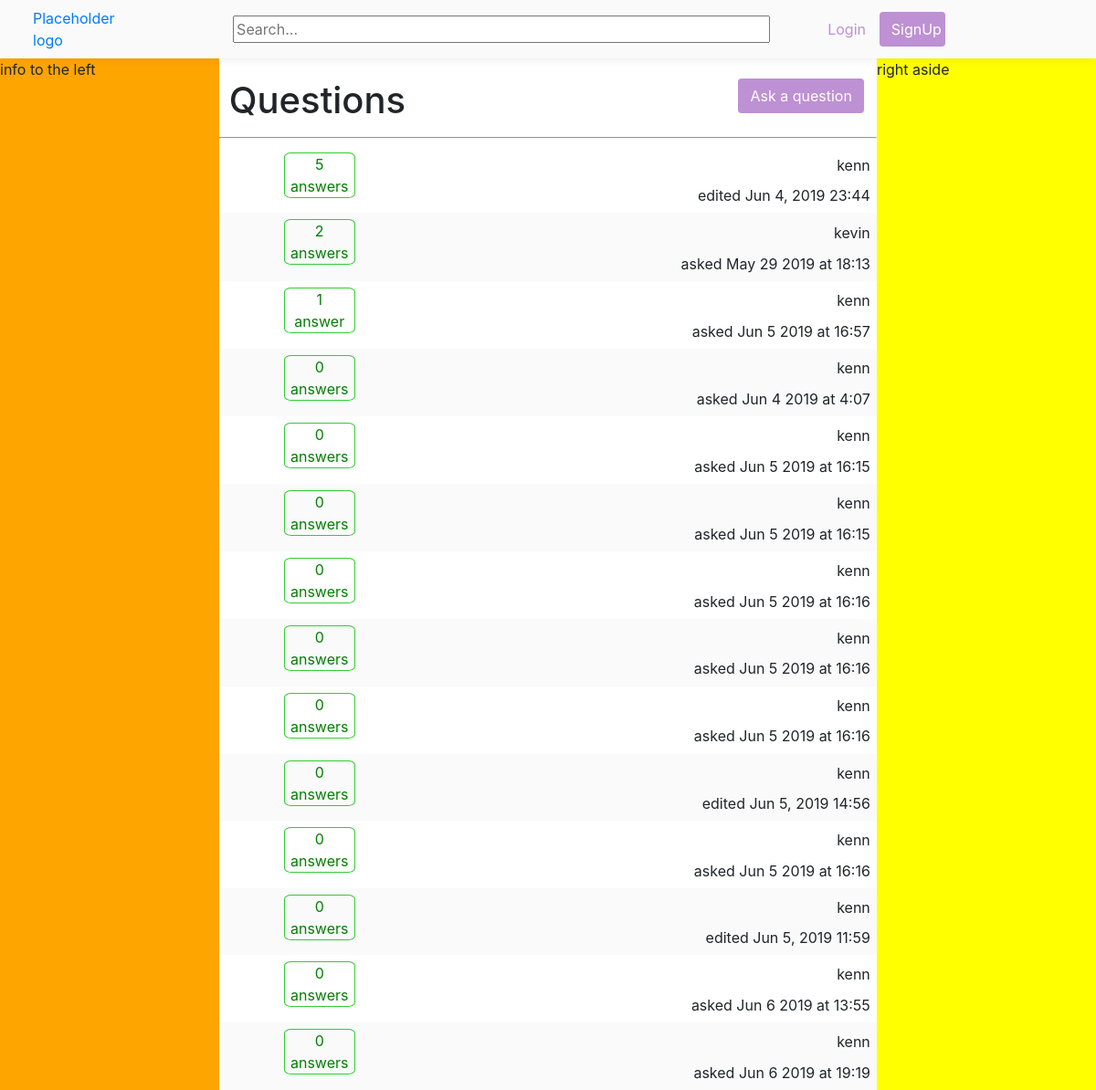
Before: / with the older database file.
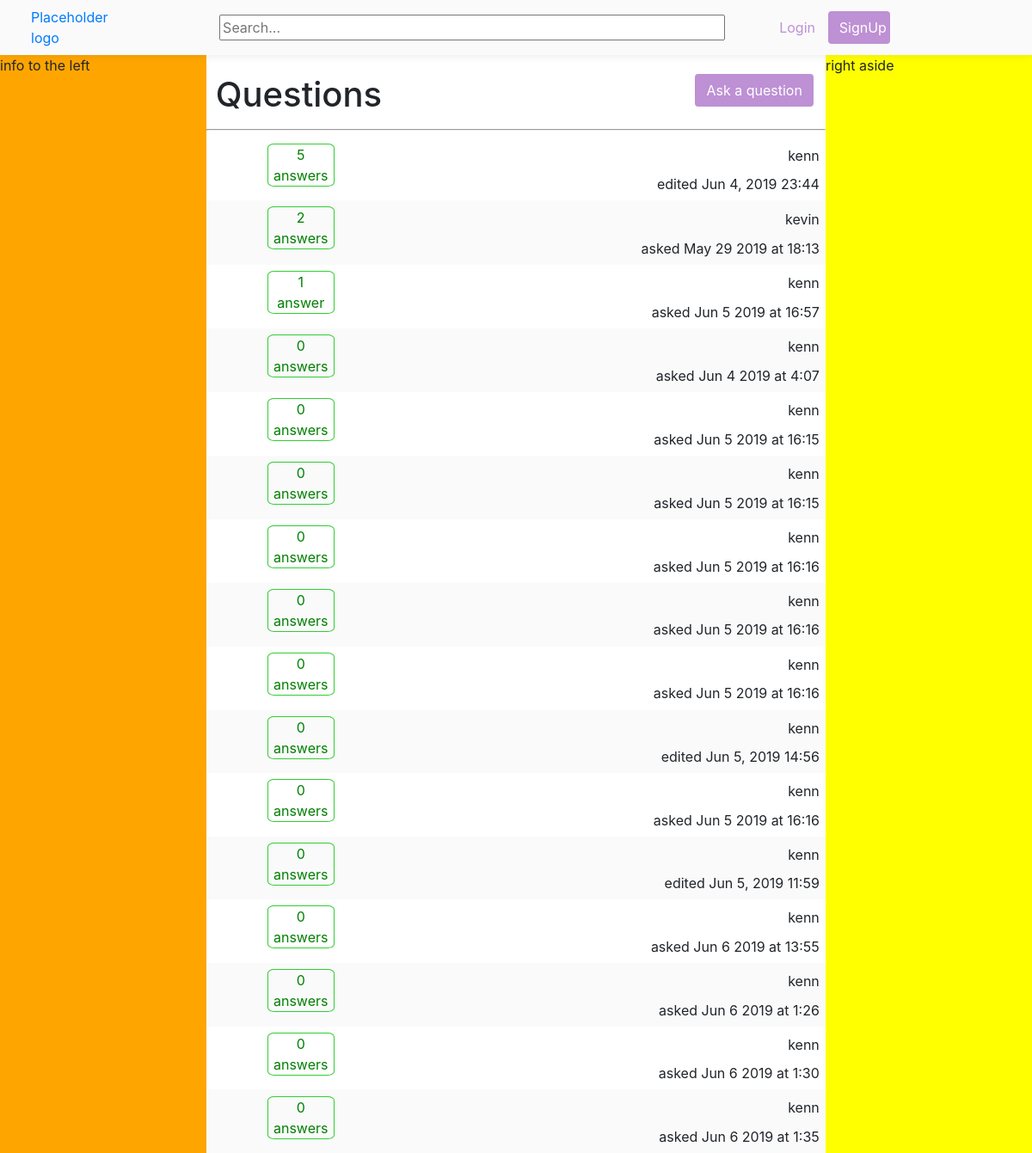
After: the same page with the newer database file.
### passionProjectApp/models.py (models this page shows, shortened)
class RealQuestion(models.Model):
    title = tinymce_models.HTMLField()
    question = tinymce_models.HTMLField()
    last_update=models.DateTimeField(default=datetime.datetime.utcnow)
    date_created=models.DateTimeField(default=datetime.datetime.utcnow)
    author = models.ForeignKey(User,on_delete=models.CASCADE)

### passionProjectApp/views.py (the view)
# urls.py: path("",views.index,name='index'),
def index(request):
    randomquestion=RealQuestion.objects.all().order_by('?')[:10]
    allquestions=RealQuestion.objects.annotate(count=Count('answer')).order_by('count').reverse()[:20]
    context={"allquestions":allquestions, "randomquestion":randomquestion,}
    return render(request,"passionProjectApp/index.html",context)

### passionProjectApp/templates/passionProjectApp/index.html
{% extends 'passionProjectApp/base.html' %}
{% block body %}
<div class="titlepadding">
    <h1 class="questionTitle">Questions</h1>
    <a class="askbutton" href="{% url 'ask' %}"><button type="button" class="btn registerbutton">Ask a question</button></a>
</div>
<hr/>
{% if allquestions %}
{% for x in allquestions %}
<div class="changeColors">
    <div class="questionInfo">
        {% if x.answer_set.count == 1 %}
        <div class="answered"><div >{{x.answer_set.count}}</div> <div>answer</div></div>
        {% elif x.answer_set.count == 0 %}
        <div class="answered"><div >{{x.answer_set.count}}</div> <div>answers</div></div>
        {% else %}
        <div class="answered"><div >{{x.answer_set.count}}</div> <div>answers</div></div>
        {% endif %}
    </div>
    <a class='questionIndex' href="{% url 'ask_read' x.id %}">{% autoescape off %}{{x.title}}{% endautoescape %}</a>
    <div class="authorInfo">
        <div class ='authorName'>{{x.author}}</div>
        {% load tz %}
            {% if x.last_update > x.date_created %}
        {% localtime on %} <abbr title="created {{x.last_update|localtime}}"> {% endlocaltime %}edited {{x.last_update|date:"M j, Y H:i"}}</abbr>
            {% else %}  {% localtime on %}<abbr title="{{x.date_created|localtime}}">{% endlocaltime %} asked {{x.date_created|date:"M j Y"}} at {% load tz %}{{x.date_created|utc|date:"G:i"}}</abbr>
            {% endif %}
</div>
</div>
{% endfor%}
{% endif %}
{% endblock body %}

### passionProjectApp/templates/passionProjectApp/base.html (shortened to what this page needs)
<!DOCTYPE html>
<html lang="en">
<head>
    {% load static %}
    <link rel="stylesheet" href="{% static 'passionProjectApp/css/bootstrap.css' %}">
    <link rel="stylesheet" href="{% static 'passionProjectApp/css/base.css' %}">
</head>
<body>
{% if request.user.is_authenticated %}
<div class="topbar">
    <div class ='logo'><a href="{% url 'index' %}">Placeholder logo</a></div>
    <form class="search">
        <input type="text" name="search" placeholder="Search...">
    </form>
    <div class='registration'>
        <span class='login'>{{request.user}}</span> <a class='registerlink' href="{% url 'logout' %}"><button type="button" class=" btn registerbutton">Sign Out</button></a></div>
</div>
{% else %}
<div class="topbar">
    <div class ='logo'><a href="{% url 'index' %}">Placeholder logo</a></div>
    <form class="search">
        <input type="text" name="search" placeholder="Search...">
    </form>
    <div class='registration'>
        <a class='login' href="{% url 'login' %}">Login</a> <a class='registerlink' href="{% url 'register' %}"><button type="button" class=" btn registerbutton">SignUp</button></a></div>
</div>
{% endif %}
<div class="bodygrid">
<aside class="asidebar">
    <div class="fixed-aside">info to the left</div>
</aside>
<div class="rightAside">
    right aside
</div>
<div class="test">
{% block body %}
{% endblock body %}
</div>
</div>
</body>
</html>

### passionProjectApp/static/passionProjectApp/css/base.css (style rules this page uses)
html,body { width:100vw; }
.bodygrid { display:grid; grid-template-areas: 'aside questions rando'; grid-template-columns: 1fr 3fr 1fr; margin-top:8vh; height:100vh; }
.topbar { display: flex; position: fixed; justify-content: space-between; top: 0; right: 0; width: 100vw; background: #fafafb; height: 8vh; padding: 1% 0; box-shadow: 0 1px 9px rgba(59,64,69,0.1); }
.logo { display: flex; align-items: center; justify-content: flex-start; padding-left: 3%; width: 12%; }
.search { display: flex; align-items: center; justify-content: center; padding-left: 4%; }
input { width: 49vw; }
.registration { position: relative; display: flex; align-items: center; justify-content: space-between; padding-right: 15%; }
.login,.registerlink, .editlinks { text-decoration: none; }
.login { color:#BE90D4; }
.registerlink { margin-left: 13%; }
.registerbutton { background:#BE90D4; color:white; }
.registration .registerbutton { width: 6vw; }
.asidebar { display: grid; grid-area: aside; background:orange; }
.fixed-aside { position:fixed; }
.test { display: grid; grid-area:questions; background: white; }
.titlepadding { padding:3% 0 0 1.5%; display:flex; justify-content: space-between; }
.questionTitle { display:inline; }
.askbutton { margin-right:2%; }
abbr[title] { cursor: auto; text-decoration: none; }
hr { height:0 }
div.changeColors:nth-of-type(odd) { display: flex; justify-content: space-between; padding: 1%; background: #fafafb; }
div.changeColors:nth-of-type(even) { display: flex; justify-content: space-between; padding: 1%; background: white; }
.answered { display: inline-block; text-align: center; border: 1px solid limegreen; color: green; border-radius: 10%; width:78px; }
.questionInfo { margin-left: 9%; }
.questionIndex { margin-right: auto; padding-left: 6%; width: fit-content; }
.authorName { display: flex; align-items: flex-start; padding-top: 1%; padding-left: 5%; width: fit-content; text-align: right; margin-left: auto; padding-bottom: 5%; }
.authorInfo { display:inline-block; }
.rightAside { grid-area: rando; background:yellow; }

Changed rows visible on the page:
removed RealQuestion: answer_set.count "0", author "kenn", date_created "Jun 6 2019", date_created|utc "19:19"
added RealQuestion: answer_set.count "0", author "kenn", date_created "Jun 6 2019", date_created|utc "1:26"
added RealQuestion: answer_set.count "0", author "kenn", date_created "Jun 6 2019", date_created|utc "1:30"
added RealQuestion: answer_set.count "0", author "kenn", date_created "Jun 6 2019", date_created|utc "1:35"
